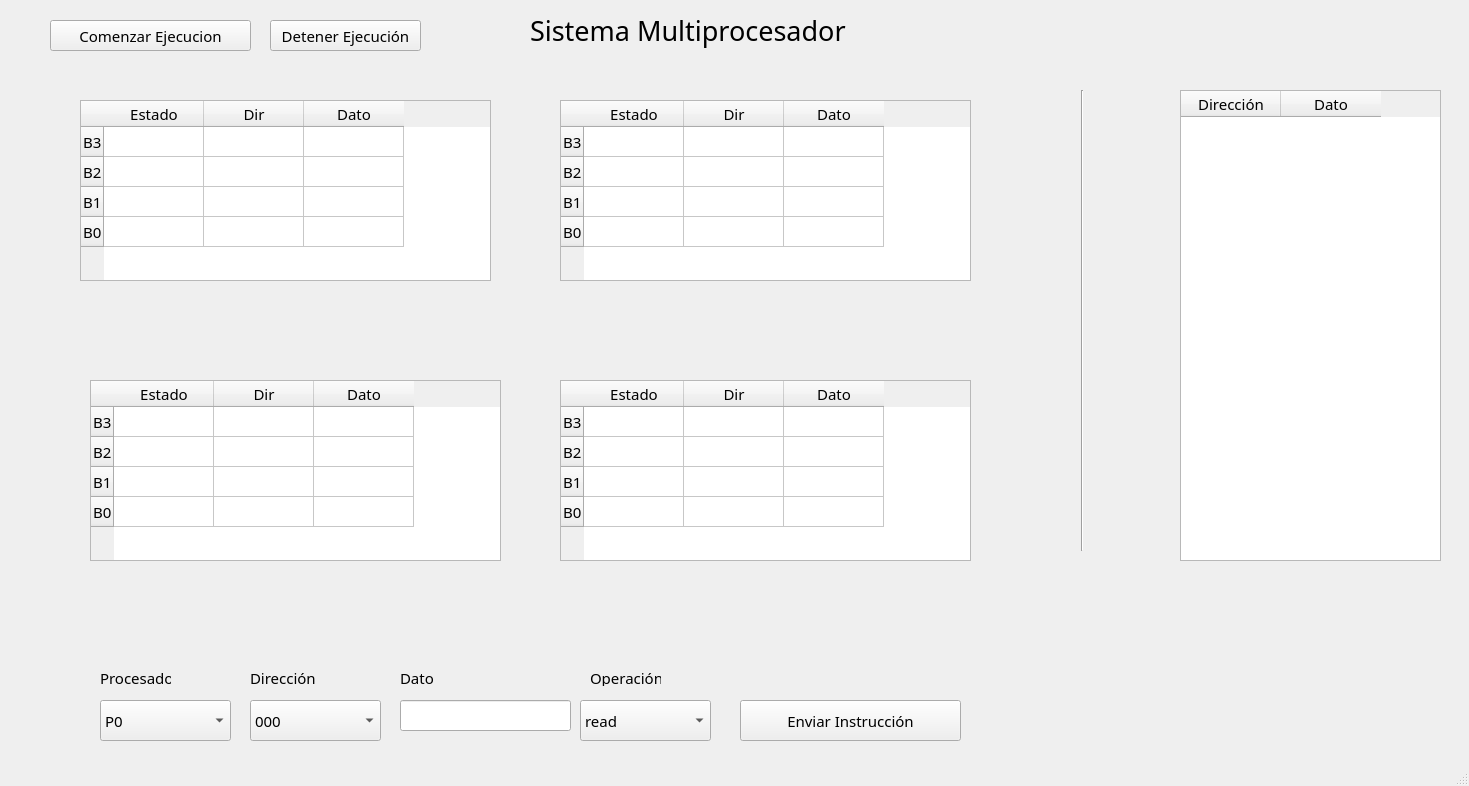
<?xml version="1.0" encoding="UTF-8"?>
<ui version="4.0">
 <class>MainWindow</class>
 <widget class="QMainWindow" name="MainWindow">
  <property name="geometry">
   <rect>
    <x>0</x>
    <y>0</y>
    <width>1469</width>
    <height>786</height>
   </rect>
  </property>
  <property name="font">
   <font>
    <family>Old Antic Outline</family>
    <pointsize>11</pointsize>
   </font>
  </property>
  <property name="windowTitle">
   <string>MainWindow</string>
  </property>
  <widget class="QWidget" name="centralwidget">
   <widget class="QLabel" name="label">
    <property name="geometry">
     <rect>
      <x>530</x>
      <y>10</y>
      <width>371</width>
      <height>41</height>
     </rect>
    </property>
    <property name="font">
     <font>
      <family>Old Antic Outline</family>
      <pointsize>20</pointsize>
     </font>
    </property>
    <property name="text">
     <string>Sistema Multiprocesador</string>
    </property>
   </widget>
   <widget class="QTableWidget" name="tableWidget">
    <property name="geometry">
     <rect>
      <x>80</x>
      <y>100</y>
      <width>411</width>
      <height>181</height>
     </rect>
    </property>
    <row>
     <property name="text">
      <string>B3</string>
     </property>
    </row>
    <row>
     <property name="text">
      <string>B2</string>
     </property>
    </row>
    <row>
     <property name="text">
      <string>B1</string>
     </property>
    </row>
    <row>
     <property name="text">
      <string>B0</string>
     </property>
    </row>
    <column>
     <property name="text">
      <string>Estado</string>
     </property>
    </column>
    <column>
     <property name="text">
      <string>Dir</string>
     </property>
    </column>
    <column>
     <property name="text">
      <string>Dato</string>
     </property>
    </column>
   </widget>
   <widget class="QTableWidget" name="tableWidget_2">
    <property name="geometry">
     <rect>
      <x>560</x>
      <y>100</y>
      <width>411</width>
      <height>181</height>
     </rect>
    </property>
    <row>
     <property name="text">
      <string>B3</string>
     </property>
    </row>
    <row>
     <property name="text">
      <string>B2</string>
     </property>
    </row>
    <row>
     <property name="text">
      <string>B1</string>
     </property>
    </row>
    <row>
     <property name="text">
      <string>B0</string>
     </property>
    </row>
    <column>
     <property name="text">
      <string>Estado</string>
     </property>
    </column>
    <column>
     <property name="text">
      <string>Dir</string>
     </property>
    </column>
    <column>
     <property name="text">
      <string>Dato</string>
     </property>
    </column>
   </widget>
   <widget class="QTableWidget" name="tableWidget_3">
    <property name="geometry">
     <rect>
      <x>90</x>
      <y>380</y>
      <width>411</width>
      <height>181</height>
     </rect>
    </property>
    <row>
     <property name="text">
      <string>B3</string>
     </property>
    </row>
    <row>
     <property name="text">
      <string>B2</string>
     </property>
    </row>
    <row>
     <property name="text">
      <string>B1</string>
     </property>
    </row>
    <row>
     <property name="text">
      <string>B0</string>
     </property>
    </row>
    <column>
     <property name="text">
      <string>Estado</string>
     </property>
    </column>
    <column>
     <property name="text">
      <string>Dir</string>
     </property>
    </column>
    <column>
     <property name="text">
      <string>Dato</string>
     </property>
    </column>
   </widget>
   <widget class="QTableWidget" name="tableWidget_4">
    <property name="geometry">
     <rect>
      <x>560</x>
      <y>380</y>
      <width>411</width>
      <height>181</height>
     </rect>
    </property>
    <row>
     <property name="text">
      <string>B3</string>
     </property>
    </row>
    <row>
     <property name="text">
      <string>B2</string>
     </property>
    </row>
    <row>
     <property name="text">
      <string>B1</string>
     </property>
    </row>
    <row>
     <property name="text">
      <string>B0</string>
     </property>
    </row>
    <column>
     <property name="text">
      <string>Estado</string>
     </property>
    </column>
    <column>
     <property name="text">
      <string>Dir</string>
     </property>
    </column>
    <column>
     <property name="text">
      <string>Dato</string>
     </property>
    </column>
   </widget>
   <widget class="QTableWidget" name="tableWidget_5">
    <property name="geometry">
     <rect>
      <x>1180</x>
      <y>90</y>
      <width>261</width>
      <height>471</height>
     </rect>
    </property>
    <column>
     <property name="text">
      <string>Dirección</string>
     </property>
    </column>
    <column>
     <property name="text">
      <string>Dato</string>
     </property>
    </column>
   </widget>
   <widget class="Line" name="line">
    <property name="geometry">
     <rect>
      <x>1072</x>
      <y>90</y>
      <width>21</width>
      <height>461</height>
     </rect>
    </property>
    <property name="orientation">
     <enum>Qt::Vertical</enum>
    </property>
   </widget>
   <widget class="QPushButton" name="pushButton">
    <property name="geometry">
     <rect>
      <x>50</x>
      <y>20</y>
      <width>201</width>
      <height>31</height>
     </rect>
    </property>
    <property name="font">
     <font>
      <family>Perpetua Titling MT</family>
      <pointsize>11</pointsize>
     </font>
    </property>
    <property name="text">
     <string>Comenzar Ejecucion</string>
    </property>
   </widget>
   <widget class="QPushButton" name="pushButton_2">
    <property name="geometry">
     <rect>
      <x>270</x>
      <y>20</y>
      <width>151</width>
      <height>31</height>
     </rect>
    </property>
    <property name="text">
     <string>Detener Ejecución</string>
    </property>
   </widget>
   <widget class="QComboBox" name="comboBox">
    <property name="geometry">
     <rect>
      <x>100</x>
      <y>700</y>
      <width>131</width>
      <height>41</height>
     </rect>
    </property>
    <item>
     <property name="text">
      <string>P0</string>
     </property>
    </item>
    <item>
     <property name="text">
      <string>P1</string>
     </property>
    </item>
    <item>
     <property name="text">
      <string>P2</string>
     </property>
    </item>
    <item>
     <property name="text">
      <string>P3</string>
     </property>
    </item>
   </widget>
   <widget class="QComboBox" name="comboBox_2">
    <property name="geometry">
     <rect>
      <x>250</x>
      <y>700</y>
      <width>131</width>
      <height>41</height>
     </rect>
    </property>
    <item>
     <property name="text">
      <string>000</string>
     </property>
    </item>
    <item>
     <property name="text">
      <string>001</string>
     </property>
    </item>
    <item>
     <property name="text">
      <string>010</string>
     </property>
    </item>
    <item>
     <property name="text">
      <string>011</string>
     </property>
    </item>
    <item>
     <property name="text">
      <string>100</string>
     </property>
    </item>
    <item>
     <property name="text">
      <string>101</string>
     </property>
    </item>
    <item>
     <property name="text">
      <string>110</string>
     </property>
    </item>
    <item>
     <property name="text">
      <string>111</string>
     </property>
    </item>
   </widget>
   <widget class="QLabel" name="label_2">
    <property name="geometry">
     <rect>
      <x>100</x>
      <y>670</y>
      <width>71</width>
      <height>16</height>
     </rect>
    </property>
    <property name="text">
     <string>Procesador</string>
    </property>
   </widget>
   <widget class="QLabel" name="label_3">
    <property name="geometry">
     <rect>
      <x>250</x>
      <y>670</y>
      <width>71</width>
      <height>16</height>
     </rect>
    </property>
    <property name="text">
     <string>Dirección</string>
    </property>
   </widget>
   <widget class="QLabel" name="label_4">
    <property name="geometry">
     <rect>
      <x>400</x>
      <y>670</y>
      <width>71</width>
      <height>16</height>
     </rect>
    </property>
    <property name="text">
     <string>Dato</string>
    </property>
   </widget>
   <widget class="QComboBox" name="comboBox_3">
    <property name="geometry">
     <rect>
      <x>580</x>
      <y>700</y>
      <width>131</width>
      <height>41</height>
     </rect>
    </property>
    <item>
     <property name="text">
      <string>read</string>
     </property>
    </item>
    <item>
     <property name="text">
      <string>write</string>
     </property>
    </item>
    <item>
     <property name="text">
      <string>calc</string>
     </property>
    </item>
   </widget>
   <widget class="QLabel" name="label_6">
    <property name="geometry">
     <rect>
      <x>590</x>
      <y>670</y>
      <width>71</width>
      <height>16</height>
     </rect>
    </property>
    <property name="text">
     <string>Operación</string>
    </property>
   </widget>
   <widget class="QLineEdit" name="dataInput">
    <property name="geometry">
     <rect>
      <x>400</x>
      <y>700</y>
      <width>171</width>
      <height>31</height>
     </rect>
    </property>
   </widget>
   <widget class="QPushButton" name="sendInstru">
    <property name="geometry">
     <rect>
      <x>740</x>
      <y>700</y>
      <width>221</width>
      <height>41</height>
     </rect>
    </property>
    <property name="text">
     <string>Enviar Instrucción</string>
    </property>
   </widget>
  </widget>
  <widget class="QStatusBar" name="statusbar"/>
 </widget>
 <resources/>
 <connections/>
</ui>
